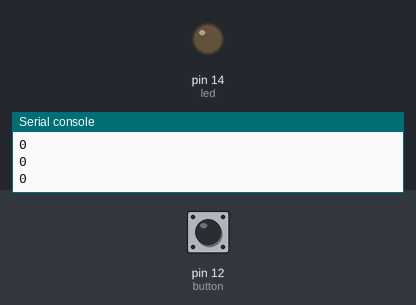
The program below on a simulated MicroPython board. On the bench: output pins drawn as LEDs (lit = HIGH), the last lines printed to the serial console. The test bench sets the inputs (shaded band); at power-on: pin 12 (button) LOW.

Above: at 1.2 s.
1.3 s: pin 12 (button) pulled HIGH for 0.15 s
At 1.4 s:
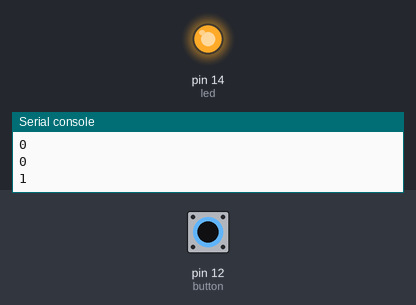
3.0 s: pin 12 (button) pulled HIGH for 3.2 s
At 6.7 s:
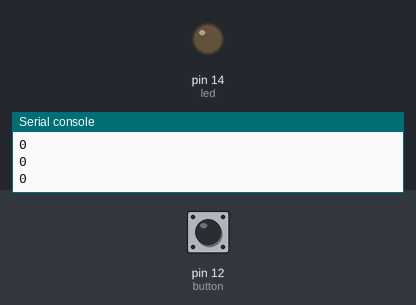
Timing chart, 0 to 8.2 s (numbered marks = the images above; inputs shaded):
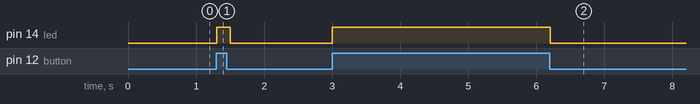

Measured:
- after the input at 1.3 s, pin 14 (led): LOW → HIGH at once, → LOW 0.20 s later
- after the input at 3.0 s, pin 14 (led): LOW → HIGH at once, → LOW 3.2 s later

The program:

LEDandButton_DP.py
```python
# Pin 0  PWM Motor 1               Ground---[]              []-------------------------------
# Pin 1  DIR Motor 1               Ground---[]              []------                     ----3V3
#                                  Ground---[]              []------                     ----Ground
# Pin 2  PWM Motor 2               Ground---[]              []-------------------------------
# Pin 3  DIR Motor 2               Ground---[]              []-------------------------------
# Pin 4  PWM Motor 3 or Servo 1    Ground---[]              []-------------------------------
# Pin 5  DIR Motor 3               Ground---[]              []-------------------------------
#                                  Ground...[]              []-------------------------------
# Pin 6  PWM Motor 4 or Servo 2    Ground---[]              []-------------------------------
# Pin 7  DIR Motor 4               Ground---[]              []-------------------------------
# Pin 8  GPIO...............................[]              []-------------------------------
# Pin 9  GPIO...............................[]              []-------------------------------
#                                  Ground                   []-------------------------------Ground
# Pin 10 GPIO...............................[]              []-------------------------------
# Pin 11 GPIO...............................[]              []-------------------------------Pin 20 GPIO
# Pin 12 GPIO...............................[]              []-------------------------------Pin 19 GPIO
# Pin 13 GPIO............... ..       ......[]              []-------------------------------Pin 18 GPIO
# Ground....................................[]              []-------------------------------Ground
# Pin 14 GPIO...............................[]              []-------------------------------Pin 17 GPIO
# Pin 15 GPIO...............................[]              []-------------------------------Pin 16 GPIO
from machine import Pin
from time import sleep

led = Pin(14, Pin.OUT)
button = Pin(12, Pin.IN, Pin.PULL_DOWN)

while True:
  led.value(button.value())
  sleep(0.1)
  print(button.value())
```
